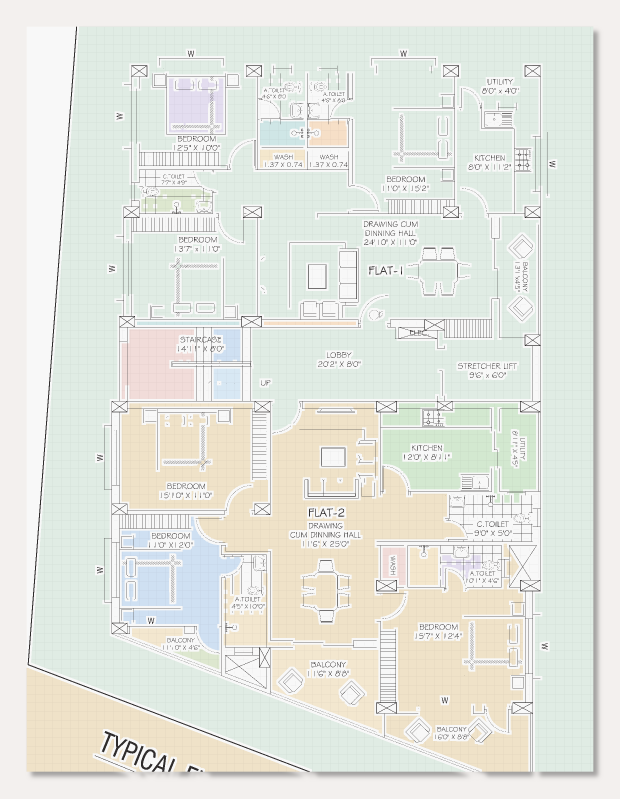
#> input picture colored_plan.png, 1860 x 2395 px (shown at 1/3 size)
$ python auto_plan.py ../colored_plan.png 1.0
#> lines starting #> are read from the running program, lines starting #| are printed output that depends on the picture; after the words box and inside, x2 and y2 are one past the last pixel; in counts of white or black regions, pixels touching at a corner belong together
#!/usr/bin/env python3
"""
Auto-detect walls from a 2D floor-plan image -> plan.json (no clicking, no API).

Local OpenCV pipeline:
  1. grayscale + threshold dark pixels (walls are thick black lines)
  2. CLEAN: drop small connected blobs -> removes text, scale bars, icons
  3. HoughLinesP -> straight segments
  4. cluster parallel edges (so a thick wall = ONE line) and merge collinear pieces,
     but keep gaps wider than a door -> openings are preserved
  5. length filter + snap endpoints to a 0.1 m grid; scale px -> metres (origin centre)

Usage: python tools/auto_plan.py <image> <building_width_metres>
"""
import sys, json, cv2, numpy as np

img_path = sys.argv[1]; width_m = float(sys.argv[2])
img  = cv2.imread(img_path)
#> img is the input picture: shape (2395, 1860, 3); mean B, G, R 224.1, 231.5, 228.9
gray = cv2.cvtColor(img, cv2.COLOR_BGR2GRAY)
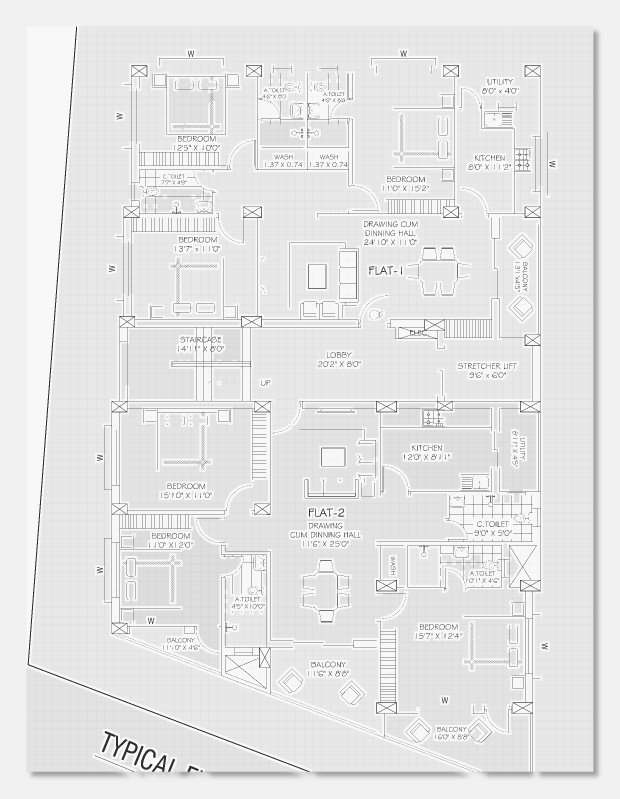
#> gray: shape (2395, 1860) (shown at 1/3 size); min 45, max 248, mean 230.1
H, W = gray.shape
#> H = 2395; W = 1860
mpp  = width_m / W
#> mpp = 0.000538

# 1) mask
mask = (gray < 80).astype(np.uint8)
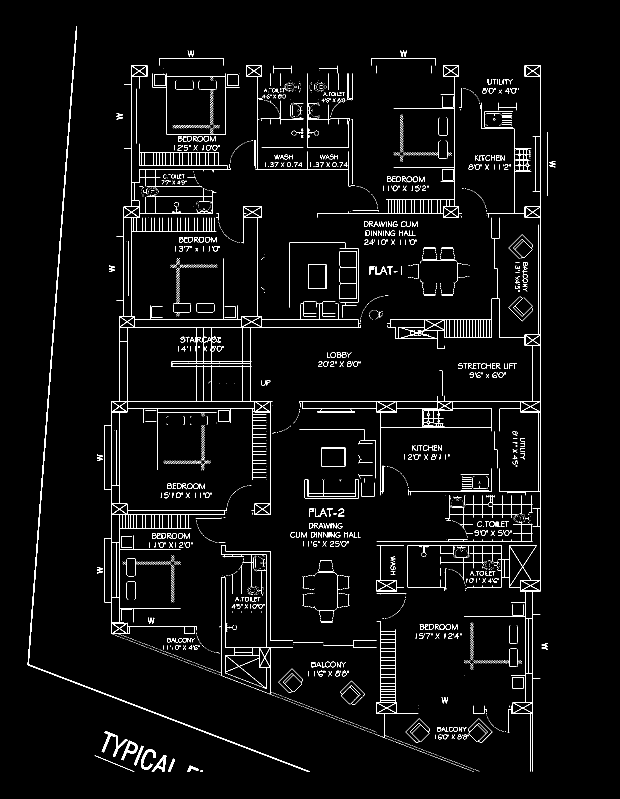
#> mask: shape (2395, 1860) (shown at 1/3 size); values 0 (black) and 1 (white), 2.4% white in thin lines or dots, all inside (x1, y1, x2, y2) = (83, 80, 1666, 2315)

# 2) clean: keep large blobs only
n, lbl, stats, _ = cv2.connectedComponentsWithStats(mask, connectivity=8)
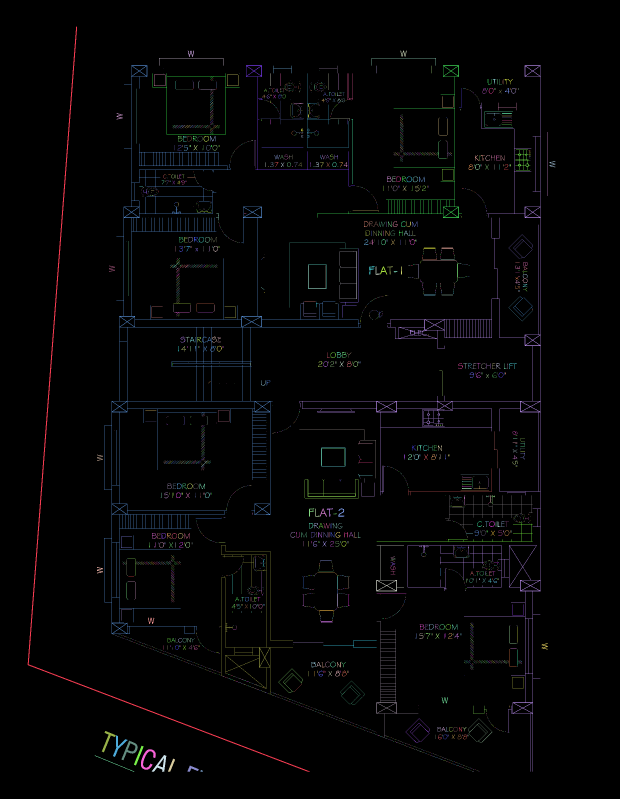
#> lbl: shape (2395, 1860) int32 (shown at 1/3 size); 3139 distinct labels, from 0 to 3138; one colour per label, 0 black
#> n = 3139
min_area = max(800, int(0.0015 * W * H))
#> min_area = 6682
clean = np.zeros_like(mask)
for i in range(1, n):
    if stats[i, cv2.CC_STAT_AREA] >= min_area:
        clean[lbl == i] = 255
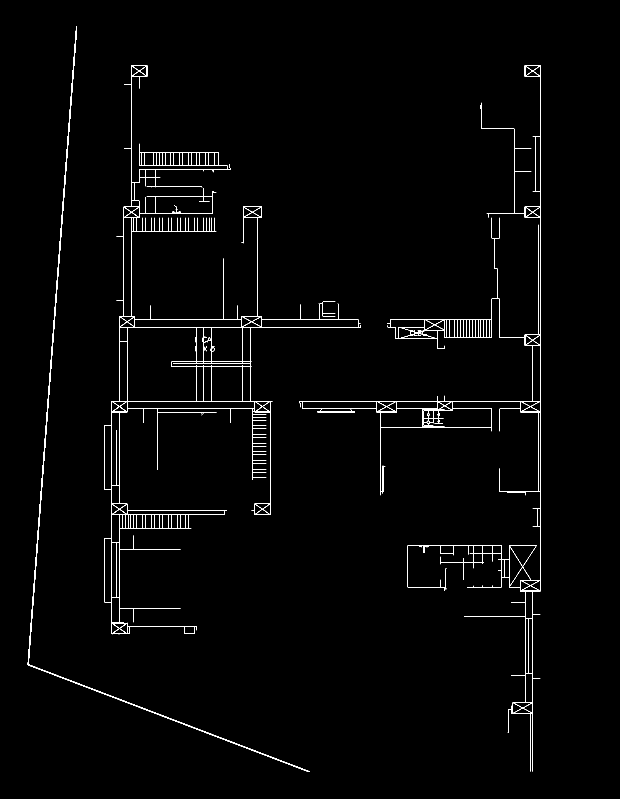
#> clean: shape (2395, 1860) (shown at 1/3 size); 1% white in thin lines or dots, all inside (x1, y1, x2, y2) = (83, 80, 1622, 2315)

# 3) segments
lines = cv2.HoughLinesP(clean, 1, np.pi/180, threshold=80,
                        minLineLength=int(0.05*W), maxLineGap=12)
#> lines = 90 rows, first 6: [1621, 1773, 1621, 196], [899, 1203, 1620, 1203], [1348, 1226, 1475, 1226], [358, 981, 1082, 981], [83, 1992, 922, 2314], [358, 1869, 358, 1543]
lines = [] if lines is None else [l[0] for l in lines]
#> lines = 90 items, first 6: [1621, 1773, 1621, 196], [899, 1203, 1620, 1203], [1348, 1226, 1475, 1226], [358, 981, 1082, 981], [83, 1992, 922, 2314], [358, 1869, 358, 1543]

# split into horizontal / vertical (perp = the fixed coordinate, a/b = the span)
H_segs, V_segs = [], []   # (perp, a, b)
for x1, y1, x2, y2 in lines:
    if abs(x2-x1) >= abs(y2-y1):
        a, b = sorted((x1, x2)); H_segs.append(((y1+y2)/2, a, b))
    else:
        a, b = sorted((y1, y2)); V_segs.append(((x1+x2)/2, a, b))
#> this loop made 90 passes
#> (x1, y1, x2, y2, a, b) on passes 1 to 12: (1621, 1773, 1621, 196, 196, 1773), (899, 1203, 1620, 1203, 899, 1620), (1348, 1226, 1475, 1226, 1348, 1475), (358, 981, 1082, 981, 358, 1082), (83, 1992, 922, 2314, 83, 922), (358, 1869, 358, 1543, 1543, 1869), (1598, 2314, 1598, 1740, 1740, 2314), (390, 958, 725, 958, 390, 725), (394, 620, 394, 196, 196, 620), (105, 2000, 925, 2314, 105, 925), (83, 1993, 816, 2274, 83, 816), (1614, 1474, 1614, 1232, 1232, 1474)
#> (a, b) on passes 61 to 66: (349, 541), (982, 1203), (440, 637), (1392, 1574), (684, 1264), (359, 573)
#> after the loop, H_segs = 44 items, first 6: (1203, 899, 1620), (1226, 1348, 1475), (981, 358, 1082), (2153, 83, 922), (958, 390, 725), (2157, 105, 925); V_segs = 46 items, first 6: (1621, 196, 1773), (358, 1543, 1869), (1598, 1740, 2314), (394, 196, 620), (1614, 1232, 1474), (335, 1203, 1901)

PERP_SNAP = max(8, int(1.4 * 10))        # px: edges this close = same wall (thick stroke)
DOOR_GAP  = max(12, int(0.4 / mpp))      # px: gaps wider than ~0.4 m are kept as openings
#> DOOR_GAP = 744
MIN_LEN   = int(0.5 / mpp)               # px: ignore runs shorter than 0.5 m
#> MIN_LEN = 930

def collapse(segs):
    """Cluster by perpendicular position, then merge spans but keep door-sized gaps."""
    segs = sorted(segs, key=lambda s: s[0])
#> segs = 44 items
    clusters, runs = [], []
    for perp, a, b in segs:
        if clusters and perp - clusters[-1][-1][0] <= PERP_SNAP:
            clusters[-1].append((perp, a, b))
        else:
            clusters.append([(perp, a, b)])
    for cl in clusters:
        perp = sum(p for p, _, _ in cl) / len(cl)
        intervals = sorted((a, b) for _, a, b in cl)
        cur_a, cur_b = intervals[0]
        for a, b in intervals[1:]:
            if a <= cur_b + DOOR_GAP:                 # overlap / small gap -> same wall
                cur_b = max(cur_b, b)
            else:                                     # big gap -> opening; emit + restart
                runs.append((perp, cur_a, cur_b)); cur_a, cur_b = a, b
        runs.append((perp, cur_a, cur_b))
    return [(perp, a, b) for perp, a, b in runs if (b - a) >= MIN_LEN]

GRID = 0.1
def to_m(px, py):
    mx = round(((px - W/2)*mpp) / GRID) * GRID
    mz = round(((py - H/2)*mpp) / GRID) * GRID
    return [round(mx, 2), round(mz, 2)]

walls = []
for y, x0, x1 in collapse(H_segs): walls.append([*to_m(x0, y), *to_m(x1, y)])
#> this loop made 3 passes
#> (y, x0, x1) on passes 1 to 3: (971.5, 358, 1468), (1230.2, 367, 1475), (1647.7, 349, 1504)
#> after the loop, walls = [[-0.3, -0.1, 0.3, -0.1], [-0.3, 0, 0.3, 0], [-0.3, 0.2, 0.3, 0.2]]
for x, y0, y1 in collapse(V_segs): walls.append([*to_m(x, y0), *to_m(x, y1)])
#> this loop made 3 passes
#> (x, y0, y1) on passes 1 to 3: (166.2, 355, 1474), (363.7, 196, 1901), (1596.9, 196, 2314)
#> after the loop, walls = [[-0.3, -0.1, 0.3, -0.1], [-0.3, 0, 0.3, 0], [-0.3, 0.2, 0.3, 0.2], [-0.4, -0.5, -0.4, 0.1], [-0.3, -0.5, -0.3, 0.4], [0.4, -0.5, 0.4, 0.6]]

out = {"metresWide": round(width_m,3), "metresDeep": round(H*mpp,3),
       "ceilingHeight": 2.5, "wallThickness": 0.2, "walls": walls}
#> out = {'metresWide': 1, 'metresDeep': 1.29, 'ceilingHeight': 2.5, 'wallThickness': 0.2, 'walls': [[-0.3, -0.1, 0.3, -0.1], [-0.3, 0, 0.3, 0], [-0.3, 0.2, 0.3, 0.2], [-0.4, -0.5, -0.4, 0.1], [-0.3, -0.5, -0.3, 0.4], [0.4, -0.5, 0.4, 0.6]]}
json.dump(out, open("public/auto_plan.json","w"), indent=2)

prev = img.copy()
for wx1,wz1,wx2,wz2 in walls:
    p1=(int(wx1/mpp+W/2),int(wz1/mpp+H/2)); p2=(int(wx2/mpp+W/2),int(wz2/mpp+H/2))
    cv2.line(prev,p1,p2,(0,0,255),3)
#> this loop made 6 passes
#> (wx1, wz1, wx2, wz2, p1, p2) on passes 1 to 6: (-0.3, -0.1, 0.3, -0.1, (372, 1011), (1488, 1011)), (-0.3, 0, 0.3, 0, (372, 1197), (1488, 1197)), (-0.3, 0.2, 0.3, 0.2, (372, 1569), (1488, 1569)), (-0.4, -0.5, -0.4, 0.1, (186, 267), (186, 1383)), (-0.3, -0.5, -0.3, 0.4, (372, 267), (372, 1941)), (0.4, -0.5, 0.4, 0.6, (1674, 267), (1674, 2313))
cv2.imwrite("tools/auto_preview.png", prev)
print(f"detected {len(walls)} walls -> public/auto_plan.json  (preview: tools/auto_preview.png)")
#| detected 6 walls -> public/auto_plan.json  (preview: tools/auto_preview.png)
